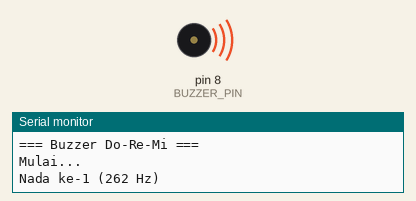
Recording of a sketch running on a simulated Arduino Uno, built with avr-gcc and run on an emulated ATmega328P. Parts: buzzer (waves = sounding), the last lines printed to the serial monitor.

Above: at 0.5 s.
At 8.8 s:
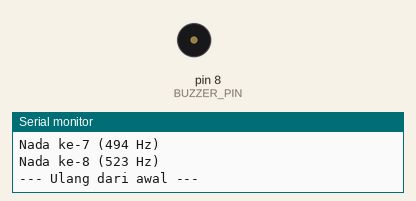
Timing chart, 0 to 12.2 s (numbered marks = the images above):
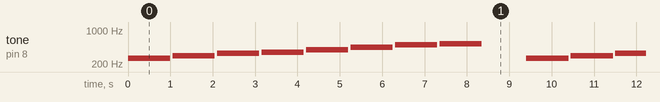

Measured:
- by itself, tone on pin 8 (BUZZER_PIN): repeats every 9.4 s: silent 0.05 s, 294 Hz 1.0 s, silent 0.05 s, 330 Hz 1.0 s, silent 0.05 s, 349 Hz 1.0 s, silent 0.05 s, 392 Hz 1.0 s, silent 0.05 s, 440 Hz 1.0 s, silent 0.05 s, 494 Hz 1.0 s, silent 0.05 s, 523 Hz 1.0 s, silent 1.1 s, 262 Hz 1.0 s

The sketch:

test_passive_buzzer.ino
```cpp
// Pin buat buzzer
#define BUZZER_PIN 8

// Frekuensi Nada (dalam Hz)
#define NOTE_C4  262
#define NOTE_D4  294
#define NOTE_E4  330
#define NOTE_F4  349
#define NOTE_G4  392
#define NOTE_A4  440
#define NOTE_B4  494
#define NOTE_C5  523

// Array nada (Do Re Mi Fa Sol La Si Do)
int melodi[] = {
  NOTE_C4, NOTE_D4, NOTE_E4, NOTE_F4,
  NOTE_G4, NOTE_A4, NOTE_B4, NOTE_C5
};

void setup() {
  Serial.begin(9600);
  Serial.println("=== Buzzer Do-Re-Mi ===");
  Serial.println("Mulai...");
}

void loop() {
  // Hitung jumlah nada di dalam array
  int jumlahNada = sizeof(melodi) / sizeof(melodi[0]);

  // Mainkan nada satu per satu
  for (int i = 0; i < jumlahNada; i++) {
    // Bunyikan nada
    tone(BUZZER_PIN, melodi[i]);

    // Print ke Serial Monitor biar tau nada apa yang lagi bunyi
    Serial.print("Nada ke-");
    Serial.print(i + 1);
    Serial.print(" (");
    Serial.print(melodi[i]);
    Serial.println(" Hz)");

    // Delay 1 detik (sesuai request)
    delay(1000);

    // Matikan bunyi sebentar biar antar nada ada jeda
    noTone(BUZZER_PIN);
    delay(50); // jeda 50ms doang biar gak nyambung
  }

  Serial.println("--- Ulang dari awal ---");
  delay(1000); // jeda 1 detik sebelum ngulang dari Do lagi
}
```
